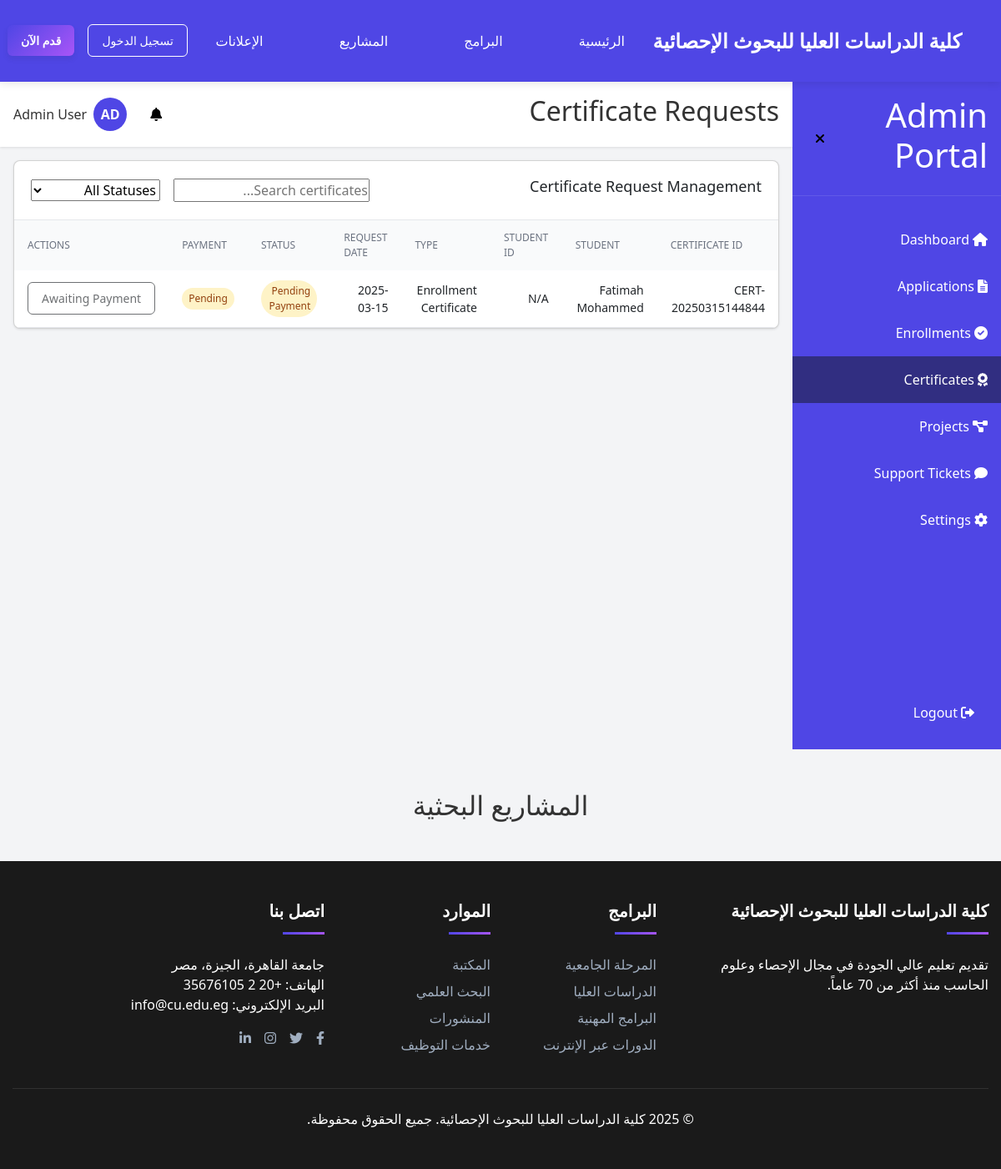
The page /admin/certificates (signed in) on the database its author committed.
### models.py (models this page shows, shortened)
class User(db.Model, UserMixin):
    __tablename__ = 'user'
    __table_args__ = {'extend_existing': True}
    id = db.Column(db.Integer, primary_key=True)
    email = db.Column(db.String(120), unique=True, nullable=False)
    password_hash = db.Column(db.String(128), nullable=False)
    full_name = db.Column(db.String(100), nullable=False)
    phone = db.Column(db.String(20), nullable=True)
    nationality = db.Column(db.String(50), nullable=True)
    education = db.Column(db.String(50), nullable=True)
    role = db.Column(db.String(20), default='student')
    created_at = db.Column(db.DateTime, default=datetime.utcnow)
    applications = db.relationship('Application', backref='user', lazy=True)
    documents = db.relationship('Document', backref='user', lazy=True)
    certificates = db.relationship('Certificate', backref='user', lazy=True)
    tickets = db.relationship('Ticket', backref='user', lazy=True)
    notifications = db.relationship('Notification', backref='user', lazy=True)
    def is_admin(self):
        return self.role == 'admin'

class Certificate(db.Model):
    __tablename__ = 'certificates'
    __table_args__ = {'extend_existing': True}
    id = db.Column(db.Integer, primary_key=True)
    cert_id = db.Column(db.String(20), unique=True)
    user_id = db.Column(db.Integer, db.ForeignKey('user.id'), nullable=False)
    type = db.Column(db.String(100), nullable=False)
    purpose = db.Column(db.Text)
    copies = db.Column(db.Integer, default=1)
    status = db.Column(db.String(50), default='Pending')
    payment_status = db.Column(db.String(20), default='Pending')
    request_date = db.Column(db.DateTime, default=datetime.utcnow)

### run.py (the view)
@app.route('/admin/certificates')
@login_required
def admin_certificates():
    if not current_user.is_admin():
        return redirect(url_for('student_dashboard'))
    certificates = Certificate.query.order_by(Certificate.request_date.desc()).all()
    return render_template('admin/certificates.html', certificates=certificates)

### run.py (called while the page is built)
@login_manager.user_loader
def load_user(user_id):
    return User.query.get(int(user_id))

@app.template_filter('slice')
def slice_filter(iterable, start, end=None):
    if end is None:
        return iterable[start:]
    return iterable[start:end]

@app.context_processor
def inject_now():
    return {'now': datetime.utcnow()}

### templates/admin/certificates.html (shortened to what this page needs)
{% extends "admin_layout.html" %}
{% block page_title %}Certificate Requests{% endblock %}
{% block main_content %}
<div class="card">
    <div class="card-header-with-actions">
        <h3>Certificate Request Management</h3>
        <div class="header-actions">
            <div class="search-container">
                <input type="text" id="search-input" placeholder="Search certificates..." class="form-input">
            </div>
            <select id="status-filter" class="form-input">
                <option value="">All Statuses</option>
            </select>
        </div>
    </div>
    <div class="table-container">
        <table class="full-width-table">
            <thead>
                <tr>
                    <th>Certificate ID</th>
                    <th>Student</th>
                    <th>Student ID</th>
                    <th>Type</th>
                    <th>Request Date</th>
                    <th>Status</th>
                    <th>Payment</th>
                    <th>Actions</th>
                </tr>
            </thead>
            <tbody>
                {% for certificate in certificates %}
                    <tr>
                        <td>{{ certificate.cert_id }}</td>
                        <td>{{ certificate.user.full_name }}</td>
                        <td>
                            {% set student_id = namespace(value='N/A') %}
                            {% for app in certificate.user.applications %}
                                {% if app.student_id and student_id.value == 'N/A' %}
                                    {% set student_id.value = app.student_id.student_id %}
                                {% endif %}
                            {% endfor %}
                            {{ student_id.value }}
                        </td>
                        <td>{{ certificate.type }}</td>
                        <td>{{ certificate.request_date.strftime('%Y-%m-%d') }}</td>
                        <td>
                            <span class="status-badge
                                {% if certificate.status == 'Pending Payment' %}yellow
                                {% elif certificate.status == 'Processing' %}blue
                                {% elif certificate.status == 'Ready for Pickup' %}green
                                {% endif %}">
                                {{ certificate.status }}
                            </span>
                        </td>
                        <td>
                            <span class="status-badge
                                {% if certificate.payment_status == 'Pending' %}yellow
                                {% elif certificate.payment_status == 'Paid' %}green
                                {% endif %}">
                                {{ certificate.payment_status }}
                            </span>
                        </td>
                        <td>
                            {% if certificate.payment_status == 'Pending' %}
                                <button class="btn disabled">
                                    Awaiting Payment
                                </button>
                            {% elif certificate.status == 'Processing' %}
                                <button class="btn primary process-cert-btn" data-id="{{ certificate.id }}">
                                    Mark Ready
                                </button>
                            {% elif certificate.status == 'Ready for Pickup' %}
                                <button class="btn disabled">
                                    Processed
                                </button>
                            {% endif %}
                        </td>
                    </tr>
                {% else %}
                    <tr>
                        <td colspan="8" class="text-center">No certificate requests found</td>
                    </tr>
                {% endfor %}
            </tbody>
        </table>
    </div>
</div>
{% endblock %}

### templates/admin_layout.html (shortened to what this page needs)
{% extends "base.html" %}
{% block content %}
<div class="dashboard-container">
    <div id="sidebar" class="sidebar">
        <div class="sidebar-header">
            <h1 id="sidebar-title">Admin Portal</h1>
            <button id="toggle-sidebar" class="btn-icon">
                <i class="fas fa-times"></i>
            </button>
        </div>
        <nav class="sidebar-nav">
            <a href="{{ url_for('admin_dashboard') }}" class="nav-item {% if request.endpoint == 'admin_dashboard' %}active{% endif %}">
                <i class="fas fa-home"></i>
                <span class="nav-text">Dashboard</span>
              </a>
            <a href="{{ url_for('admin_applications') }}"
               class="nav-item {% if request.endpoint == 'admin_applications' %}active{% endif %}"
               id="admin-applications-link">
                <i class="fas fa-file-alt"></i>
                <span class="nav-text">Applications</span>
            </a>
            <a href="{{ url_for('admin_enrollments') }}" class="nav-item {% if request.endpoint == 'admin_enrollments' %}active{% endif %}">
                <i class="fas fa-check-circle"></i>
                <span class="nav-text">Enrollments</span>
            </a>
            <a href="{{ url_for('admin_certificates') }}" class="nav-item {% if request.endpoint == 'admin_certificates' %}active{% endif %}">
                <i class="fas fa-award"></i>
                <span class="nav-text">Certificates</span>
            </a>
            <a href="{{ url_for('admin_projects') }}" class="nav-item {% if request.endpoint == 'admin_projects' %}active{% endif %}">
                <i class="fas fa-project-diagram"></i>
                <span class="nav-text">Projects</span>
            </a>
            <a href="{{ url_for('admin_tickets') }}" class="nav-item {% if request.endpoint == 'admin_tickets' %}active{% endif %}">
                <i class="fas fa-comment"></i>
                <span class="nav-text">Support Tickets</span>
            </a>
            <a href="{{ url_for('admin_settings') }}" class="nav-item {% if request.endpoint == 'admin_settings' %}active{% endif %}">
                <i class="fas fa-cog"></i>
                <span class="nav-text">Settings</span>
            </a>
        </nav>
        <div class="logout-container">
            <a href="{{ url_for('logout') }}" class="nav-item">
                <i class="fas fa-sign-out-alt"></i>
                <span class="nav-text">Logout</span>
            </a>
        </div>
    </div>
    <div class="main-content">
        <header class="header">
            <div class="header-content">
                <h2 id="page-title">{% block page_title %}Dashboard{% endblock %}</h2>
                <div class="header-actions">
                    <div class="notification-container">
                        <button id="notification-btn" class="btn-icon">
                            <i class="fas fa-bell"></i>
                            {% set unread_notifications = current_user.notifications|selectattr('read', 'equalto', false)|list %}
                        </button>
                    </div>
                    <div class="user-container">
                        <div class="avatar">AD</div>
                        <span id="user-name" class="user-name">{{ current_user.full_name }}</span>
                    </div>
                </div>
            </div>
        </header>
        <main class="content">
            {% block main_content %}{% endblock %}
        </main>
    </div>
</div>
<section class="py-5" id="projects">
    <div class="container">
        <h2 class="text-center mb-4">المشاريع البحثية</h2>
    </div>
</section>
{% endblock %}

### static/css/styles.css (style rules this page uses)
* { box-sizing: border-box; margin: 0; padding: 0; }
body { font-family: -apple-system, BlinkMacSystemFont, 'Segoe UI', Roboto, Oxygen, Ubuntu, Cantarell, 'Open Sans', 'Helvetica Neue', sans-serif; line-height: 1.5; color: #333; background-color: #f3f4f6; }
.mb-4 { margin-bottom: 1rem; }
.text-center { text-align: center; }
:root { --primary-color: #4f46e5; --primary-hover: #4338ca; --secondary-color: #a855f7; --dark-color: #1a1a1a; --light-color: #f8f9fa; --text-muted: #6b7280; --transition: all 0.3s ease; --shadow-sm: 0 1px 2px rgba(0, 0, 0, 0.05); --shadow-md: 0 4px 6px rgba(0, 0, 0, 0.1); --shadow-lg: 0 10px 20px rgba(0, 0, 0, 0.15); }
.container { max-width: 1200px; margin: 0 auto; padding: 0 15px; }
.py-5 { padding-top: 3rem; padding-bottom: 3rem; }
.btn { display: inline-block; font-weight: 500; text-align: center; white-space: nowrap; vertical-align: middle; user-select: none; border: 1px solid transparent; padding: 0.5rem 1rem; font-size: 0.875rem; line-height: 1.5; border-radius: 0.375rem; transition: var(--transition); text-decoration: none; cursor: pointer; }
.card { background-color: white; border-radius: 12px; box-shadow: var(--shadow-md); margin-bottom: 2rem; overflow: hidden; }
.fas { margin-right: 0.25rem; }
[dir="rtl"] .fas { margin-right: 0; margin-left: 0.25rem; }
.btn { padding: 0.5rem 1rem; border-radius: 0.375rem; font-size: 0.875rem; font-weight: 500; cursor: pointer; transition: all 0.15s ease-in-out; border: 1px solid transparent; text-decoration: none; display: inline-block; }
.btn-icon { background: none; border: none; padding: 0.5rem; border-radius: 50%; cursor: pointer; display: flex; align-items: center; justify-content: center; transition: background-color 0.15s ease-in-out; }
.dashboard-container { display: flex; min-height: 100vh; }
.sidebar { width: 250px; background-color: #4f46e5; color: white; display: flex; flex-direction: column; transition: width 0.3s ease; }
.sidebar-header { padding: 1rem; display: flex; justify-content: space-between; align-items: center; border-bottom: 1px solid rgba(255, 255, 255, 0.1); }
.sidebar-nav { margin-top: 1.5rem; }
.nav-item { padding: 1rem; display: flex; align-items: center; cursor: pointer; transition: background-color 0.2s; color: white; text-decoration: none; }
.nav-item.active { background-color: #312e81; }
.nav-item i { margin-right: 1rem; }
.logout-container { margin-top: auto; padding: 1rem; }
.main-content { flex: 1; display: flex; flex-direction: column; overflow: hidden; }
.header { background-color: white; box-shadow: 0 1px 3px 0 rgba(0, 0, 0, 0.1); z-index: 10; }
.header-content { display: flex; justify-content: space-between; align-items: center; padding: 1rem; }
.header-actions { display: flex; align-items: center; gap: 1rem; }
.notification-container { position: relative; }
.user-container { display: flex; align-items: center; gap: 0.5rem; }
.avatar { width: 2.5rem; height: 2.5rem; border-radius: 50%; background-color: #4f46e5; color: white; font-weight: 600; display: flex; align-items: center; justify-content: center; }
.user-name { font-weight: 500; }
.content { flex: 1; overflow-y: auto; padding: 1rem; }
.card { background-color: white; border-radius: 0.5rem; box-shadow: 0 1px 3px 0 rgba(0, 0, 0, 0.1); margin-bottom: 1.5rem; }
.card-header-with-actions { padding: 1.25rem; border-bottom: 1px solid #e5e7eb; display: flex; flex-direction: column; gap: 0.75rem; }
@media (min-width: 768px) { .card-header-with-actions { flex-direction: row; justify-content: space-between; align-items: center; } }
.card h3 { font-size: 1.125rem; font-weight: 500; }
body { font-family: 'Segoe UI', Tahoma, Geneva, Verdana, sans-serif; overflow-x: hidden; text-align: right; }
.header-content { position: relative; z-index: 2; text-align: center; }
.status-badge { display: inline-block; padding: 0.25rem 0.5rem; border-radius: 9999px; font-size: 0.75rem; font-weight: 500; }
.status-badge.yellow { background-color: #fef3c7; color: #92400e; }
.table-container { overflow-x: auto; }
table { min-width: 100%; border-collapse: collapse; }
th { padding: 0.75rem 1rem; text-align: left; font-size: 0.75rem; font-weight: 500; text-transform: uppercase; color: #6b7280; background-color: #f9fafb; }
td { padding: 0.75rem 1rem; font-size: 0.875rem; border-bottom: 1px solid #e5e7eb; }

### rows shown on the page
User: full_name "Admin User"
Certificate: cert_id "CERT-20250315144844", user.full_name "Fatimah Mohammed", value "N/A", type "Enrollment Certificate", request_date "2025-03-15", status "Pending Payment", payment_status "Pending", shows "Awaiting Payment"
